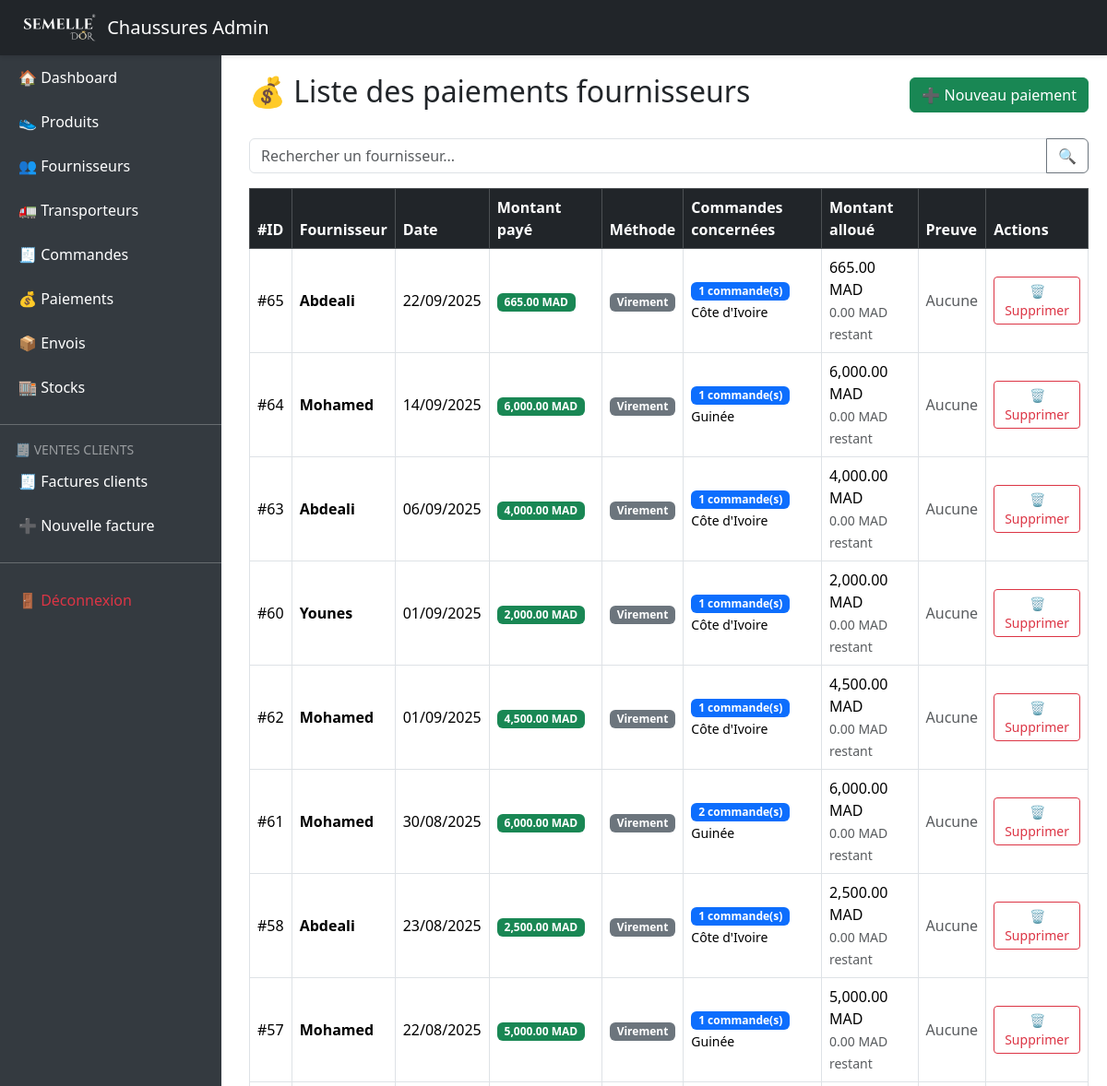
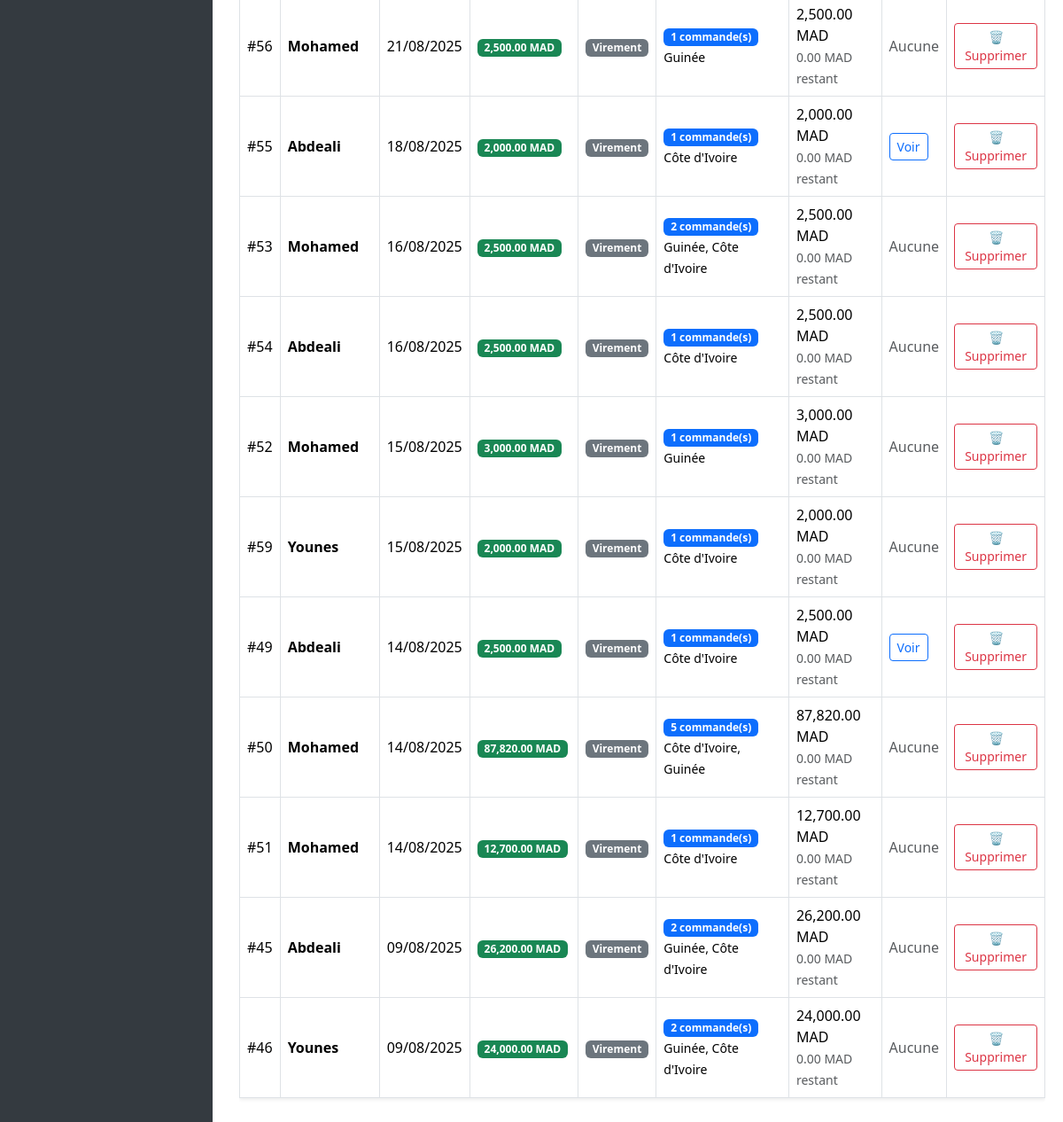
The app's page /index.php?route=payments (signed in) with its own data (2 pictures, top to bottom).
### tables this page shows
CREATE TABLE `payments` (
  `id` int(11) NOT NULL,
  `supplier_id` int(11) DEFAULT NULL,
  `payment_date` date DEFAULT NULL,
  `amount` decimal(10,2) DEFAULT NULL,
  `payment_method` varchar(50) DEFAULT NULL,
  `notes` text DEFAULT NULL,
  `proof_file` varchar(255) DEFAULT NULL
);

CREATE TABLE `suppliers` (
  `id` int(11) NOT NULL,
  `name` varchar(100) DEFAULT NULL,
  `contact_info` text DEFAULT NULL,
  `contact_name` varchar(100) DEFAULT NULL,
  `phone` varchar(20) DEFAULT NULL,
  `email` varchar(100) DEFAULT NULL,
  `address` text DEFAULT NULL,
  `created_at` timestamp NULL DEFAULT current_timestamp()
);

### controllers/PaymentController.php (called while the page is built, shortened)
<?php
require_once 'models/Payment.php';
function listPayments() {
    $payments = Payment::all();
    include 'views/payments/index.php';
}

### index.php (called while the page is built, shortened)
<?php
require 'routes.php';

### models/Payment.php (called while the page is built, shortened)
<?php
class Payment
{
    public static function all()
    {
        global $pdo;
        $stmt = $pdo->query("SELECT payments.*, suppliers.name AS supplier_name FROM payments JOIN suppliers ON payments.supplier_id = suppliers.id ORDER BY payment_date DESC");
        return $stmt->fetchAll(PDO::FETCH_ASSOC);
    }
    public static function allocationsByPayment($paymentId)
    {
        global $pdo;
        $stmt = $pdo->prepare("
            SELECT pa.*, c.name AS destination_country
            FROM payment_allocations pa
            JOIN orders o ON pa.order_id = o.id
            JOIN countries c ON o.country_id = c.id
            WHERE pa.payment_id = ?
        ");
        $stmt->execute([$paymentId]);
        return $stmt->fetchAll(PDO::FETCH_ASSOC);
    }
}

### views/payments/index.php (the view, shortened to what this page needs)
<?php
include 'views/layout/header.php';
?>
<div class="d-flex justify-content-between align-items-center mb-4">
    <h2>💰 Liste des paiements fournisseurs</h2>
    <a href="?route=payments/create" class="btn btn-success">➕ Nouveau paiement</a>
</div>
<form method="GET" class="mb-3">
    <div class="input-group">
        <input type="text" name="search" class="form-control" placeholder="Rechercher un fournisseur..." value="<?= isset($_GET['search']) ? htmlspecialchars($_GET['search']) : '' ?>">
        <button class="btn btn-outline-secondary" type="submit">🔍</button>
    </div>
</form>
<?php if (empty($payments)): ?>
    <div class="alert alert-info">Aucun paiement enregistré pour l’instant.</div>
<?php else: ?>
    <div class="table-responsive">
        <table class="table table-bordered table-hover align-middle shadow-sm">
            <thead class="table-dark">
                <tr>
                    <th>#ID</th>
                    <th>Fournisseur</th>
                    <th>Date</th>
                    <th>Montant payé</th>
                    <th>Méthode</th>
                    <th>Commandes concernées</th>
                    <th>Montant alloué</th>
                    <th>Preuve</th>
                    <th>Actions</th>
                </tr>
            </thead>
            <tbody>
                <?php foreach ($payments as $p):
                    $allocations = Payment::allocationsByPayment($p['id']);
                    $allocatedTotal = 0;
                    $destinations = [];
                    foreach ($allocations as $a) {
                        $allocatedTotal += $a['amount_allocated'];
                        $destinations[] = $a['destination_country'];
                    }
                    $uniqueDestinations = implode(', ', array_unique($destinations));
                    ?>
                    <tr>
                        <td>#<?= $p['id'] ?></td>
                        <td><strong><?= htmlspecialchars($p['supplier_name']) ?></strong></td>
                        <td><?= date('d/m/Y', strtotime($p['payment_date'])) ?></td>
                        <td><span class="badge bg-success"><?= number_format($p['amount'], 2) ?> MAD</span></td>
                        <td><span class="badge bg-secondary"><?= htmlspecialchars($p['payment_method']) ?></span></td>
                        <td>
                            <?php if (count($allocations) > 0): ?>
                                <span class="badge bg-primary"><?= count($allocations) ?> commande(s)</span><br>
                                <small><?= $uniqueDestinations ?></small>
                            <?php else: ?>
                                <span class="text-muted">Aucune</span>
                            <?php endif; ?>
                        </td>
                        <td>
                            <?= number_format($allocatedTotal, 2) ?> MAD
                            <br><small class="text-muted"><?= number_format($p['amount'] - $allocatedTotal, 2) ?> MAD restant</small>
                        </td>
                        <td>
                            <?php if (!empty($p['proof_file'])): ?>
                                <a href="<?= htmlspecialchars($p['proof_file']) ?>" target="_blank" class="btn btn-sm btn-outline-primary">Voir</a>
                            <?php else: ?>
                                <span class="text-muted">Aucune</span>
                            <?php endif; ?>
                        </td>
                        <td>
                            <button type="button" class="btn btn-sm btn-outline-danger" data-bs-toggle="modal" data-bs-target="#modalDeletePayment<?= $p['id'] ?>">
                                🗑️ Supprimer
                            </button>
                        </td>
                    </tr>
                <?php endforeach ?>
            </tbody>
        </table>
    </div>
<?php endif; ?>
<?php include 'views/layout/footer.php'; ?>

### views/layout/header.php (style rules this page uses)
body { min-height: 100vh; display: flex; }

### records on screen
payments: id "65", supplier.name "Abdeali", payment_date "22/09/2025", amount "665.00", payment_method "Virement", count($allocations) "1", uniqueDestinations "Côte d'Ivoire", allocatedTotal "665.00", $p['amount']-$allocatedTotal "0.00", shows "Aucune"
payments: id "64", supplier.name "Mohamed", payment_date "14/09/2025", amount "6,000.00", payment_method "Virement", count($allocations) "1", uniqueDestinations "Guinée", allocatedTotal "6,000.00", $p['amount']-$allocatedTotal "0.00", shows "Aucune"
payments: id "63", supplier.name "Abdeali", payment_date "06/09/2025", amount "4,000.00", payment_method "Virement", count($allocations) "1", uniqueDestinations "Côte d'Ivoire", allocatedTotal "4,000.00", $p['amount']-$allocatedTotal "0.00", shows "Aucune"
payments: id "60", supplier.name "Younes", payment_date "01/09/2025", amount "2,000.00", payment_method "Virement", count($allocations) "1", uniqueDestinations "Côte d'Ivoire", allocatedTotal "2,000.00", $p['amount']-$allocatedTotal "0.00", shows "Aucune"
payments: id "62", supplier.name "Mohamed", payment_date "01/09/2025", amount "4,500.00", payment_method "Virement", count($allocations) "1", uniqueDestinations "Côte d'Ivoire", allocatedTotal "4,500.00", $p['amount']-$allocatedTotal "0.00", shows "Aucune"
payments: id "61", supplier.name "Mohamed", payment_date "30/08/2025", amount "6,000.00", payment_method "Virement", count($allocations) "2", uniqueDestinations "Guinée", allocatedTotal "6,000.00", $p['amount']-$allocatedTotal "0.00", shows "Aucune"
payments: id "58", supplier.name "Abdeali", payment_date "23/08/2025", amount "2,500.00", payment_method "Virement", count($allocations) "1", uniqueDestinations "Côte d'Ivoire", allocatedTotal "2,500.00", $p['amount']-$allocatedTotal "0.00", shows "Aucune"
payments: id "57", supplier.name "Mohamed", payment_date "22/08/2025", amount "5,000.00", payment_method "Virement", count($allocations) "1", uniqueDestinations "Guinée", allocatedTotal "5,000.00", $p['amount']-$allocatedTotal "0.00", shows "Aucune"
payments: id "56", supplier.name "Mohamed", payment_date "21/08/2025", amount "2,500.00", payment_method "Virement", count($allocations) "1", uniqueDestinations "Guinée", allocatedTotal "2,500.00", $p['amount']-$allocatedTotal "0.00", shows "Aucune"
payments: id "55", supplier.name "Abdeali", payment_date "18/08/2025", amount "2,000.00", payment_method "Virement", count($allocations) "1", uniqueDestinations "Côte d'Ivoire", allocatedTotal "2,000.00", $p['amount']-$allocatedTotal "0.00"
payments: id "53", supplier.name "Mohamed", payment_date "16/08/2025", amount "2,500.00", payment_method "Virement", count($allocations) "2", uniqueDestinations "Guinée, Côte d'Ivoire", allocatedTotal "2,500.00", $p['amount']-$allocatedTotal "0.00", shows "Aucune"
payments: id "54", supplier.name "Abdeali", payment_date "16/08/2025", amount "2,500.00", payment_method "Virement", count($allocations) "1", uniqueDestinations "Côte d'Ivoire", allocatedTotal "2,500.00", $p['amount']-$allocatedTotal "0.00", shows "Aucune"
payments: id "52", supplier.name "Mohamed", payment_date "15/08/2025", amount "3,000.00", payment_method "Virement", count($allocations) "1", uniqueDestinations "Guinée", allocatedTotal "3,000.00", $p['amount']-$allocatedTotal "0.00", shows "Aucune"
payments: id "59", supplier.name "Younes", payment_date "15/08/2025", amount "2,000.00", payment_method "Virement", count($allocations) "1", uniqueDestinations "Côte d'Ivoire", allocatedTotal "2,000.00", $p['amount']-$allocatedTotal "0.00", shows "Aucune"
payments: id "49", supplier.name "Abdeali", payment_date "14/08/2025", amount "2,500.00", payment_method "Virement", count($allocations) "1", uniqueDestinations "Côte d'Ivoire", allocatedTotal "2,500.00", $p['amount']-$allocatedTotal "0.00"
payments: id "50", supplier.name "Mohamed", payment_date "14/08/2025", amount "87,820.00", payment_method "Virement", count($allocations) "5", uniqueDestinations "Côte d'Ivoire, Guinée", allocatedTotal "87,820.00", $p['amount']-$allocatedTotal "0.00", shows "Aucune"
payments: id "51", supplier.name "Mohamed", payment_date "14/08/2025", amount "12,700.00", payment_method "Virement", count($allocations) "1", uniqueDestinations "Côte d'Ivoire", allocatedTotal "12,700.00", $p['amount']-$allocatedTotal "0.00", shows "Aucune"
payments: id "45", supplier.name "Abdeali", payment_date "09/08/2025", amount "26,200.00", payment_method "Virement", count($allocations) "2", uniqueDestinations "Guinée, Côte d'Ivoire", allocatedTotal "26,200.00", $p['amount']-$allocatedTotal "0.00", shows "Aucune"
payments: id "46", supplier.name "Younes", payment_date "09/08/2025", amount "24,000.00", payment_method "Virement", count($allocations) "2", uniqueDestinations "Guinée, Côte d'Ivoire", allocatedTotal "24,000.00", $p['amount']-$allocatedTotal "0.00", shows "Aucune"
